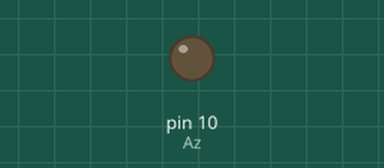
Bench run of a sketch on a simulated Arduino Uno, built with avr-gcc and run on an emulated ATmega328P. Parts: output pins drawn as LEDs (lit = HIGH).

Above: at 0.3 s.
At 9.15 s:
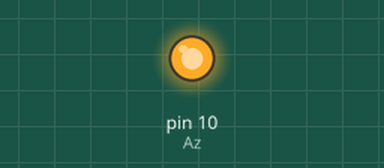
Timing chart, 0 to 9.6 s (numbered marks = the images above):
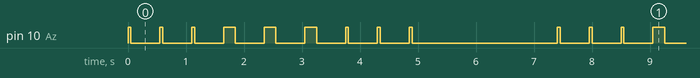

Measured:
- by itself, pin 10 (Az): repeats every 7.4 s: 2 × (LOW 0.50 s, HIGH 0.05 s), 3 × (LOW 0.50 s, HIGH 0.20 s), 3 × (LOW 0.50 s, HIGH 0.05 s), LOW 2.5 s, HIGH 0.05 s
- by itself, everything shown: repeats every 7.4 s, in 18 steps

The sketch:

codigo_fra_ao.ino
```cpp
int Az = 10;
void traco();
void ponto();

void setup()
{
  pinMode(Az, OUTPUT);
}

  void loop()
{
  ponto();
  ponto();
  ponto();

  traco();
  traco();
  traco();

  ponto();
  ponto();
  ponto();

  delay (2000);
}

void traco()
{
  digitalWrite(Az, HIGH);
  delay(200);
  digitalWrite(Az, LOW);
  delay(500);

}

void ponto()
{
  digitalWrite(Az, HIGH);
  delay(50);
  digitalWrite(Az, LOW);
  delay(500);
}
```
